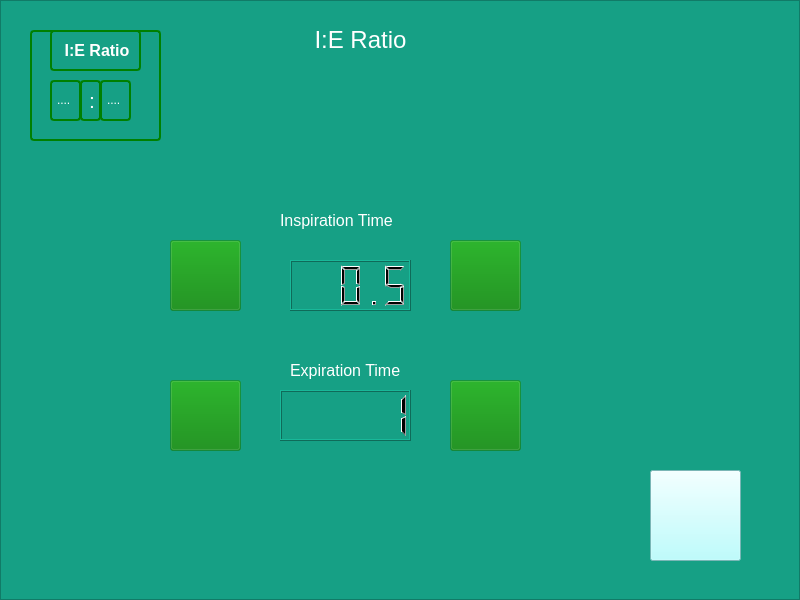
<?xml version="1.0" encoding="UTF-8"?>
<ui version="4.0">
 <class>IERatioConfig</class>
 <widget class="QWidget" name="IERatioConfig">
  <property name="geometry">
   <rect>
    <x>0</x>
    <y>0</y>
    <width>800</width>
    <height>600</height>
   </rect>
  </property>
  <property name="windowTitle">
   <string>Form</string>
  </property>
  <property name="styleSheet">
   <string notr="true">  background: rgba(0, 128, 0, 0.3) /* Green background with 30% opacity */
</string>
  </property>
  <widget class="QFrame" name="IE">
   <property name="geometry">
    <rect>
     <x>0</x>
     <y>0</y>
     <width>800</width>
     <height>600</height>
    </rect>
   </property>
   <property name="styleSheet">
    <string notr="true">QFrame {
 background-color:#16a085;
    width: 20px;}
</string>
   </property>
   <property name="frameShape">
    <enum>QFrame::StyledPanel</enum>
   </property>
   <property name="frameShadow">
    <enum>QFrame::Raised</enum>
   </property>
   <widget class="QPushButton" name="pushButton">
    <property name="geometry">
     <rect>
      <x>650</x>
      <y>470</y>
      <width>91</width>
      <height>91</height>
     </rect>
    </property>
    <property name="styleSheet">
     <string notr="true">image: url(:/newPrefix/New folder/back_light.png);
background-color: rgb(170, 255, 255);</string>
    </property>
    <property name="text">
     <string/>
    </property>
   </widget>
   <widget class="QLabel" name="label_3">
    <property name="geometry">
     <rect>
      <x>310</x>
      <y>20</y>
      <width>101</width>
      <height>41</height>
     </rect>
    </property>
    <property name="text">
     <string>&lt;html&gt;&lt;head/&gt;&lt;body&gt;&lt;p align=&quot;center&quot;&gt;&lt;span style=&quot; font-size:18pt; color:#ffffff;&quot;&gt;I:E Ratio&lt;/span&gt;&lt;/p&gt;&lt;/body&gt;&lt;/html&gt;</string>
    </property>
   </widget>
   <widget class="QLabel" name="label_2">
    <property name="geometry">
     <rect>
      <x>280</x>
      <y>210</y>
      <width>121</width>
      <height>21</height>
     </rect>
    </property>
    <property name="text">
     <string>&lt;html&gt;&lt;head/&gt;&lt;body&gt;&lt;p&gt;&lt;span style=&quot; font-size:12pt; color:#ffffff;&quot;&gt;Inspiration Time&lt;/span&gt;&lt;/p&gt;&lt;/body&gt;&lt;/html&gt;</string>
    </property>
   </widget>
   <widget class="QLabel" name="label_4">
    <property name="geometry">
     <rect>
      <x>290</x>
      <y>360</y>
      <width>121</width>
      <height>21</height>
     </rect>
    </property>
    <property name="text">
     <string>&lt;html&gt;&lt;head/&gt;&lt;body&gt;&lt;p&gt;&lt;span style=&quot; font-size:12pt; color:#ffffff;&quot;&gt;Expiration Time&lt;/span&gt;&lt;/p&gt;&lt;/body&gt;&lt;/html&gt;</string>
    </property>
   </widget>
   <widget class="QFrame" name="frame">
    <property name="geometry">
     <rect>
      <x>30</x>
      <y>30</y>
      <width>131</width>
      <height>111</height>
     </rect>
    </property>
    <property name="styleSheet">
     <string notr="true">QFrame, QLabel, QToolTip {
      border: 2px solid green;
      border-radius: 4px;
      padding: 2px;
      background-image: url(images/welcome.png);
  }
</string>
    </property>
    <property name="frameShape">
     <enum>QFrame::StyledPanel</enum>
    </property>
    <property name="frameShadow">
     <enum>QFrame::Raised</enum>
    </property>
    <widget class="QLabel" name="label_5">
     <property name="geometry">
      <rect>
       <x>20</x>
       <y>50</y>
       <width>31</width>
       <height>41</height>
      </rect>
     </property>
     <property name="text">
      <string>&lt;html&gt;&lt;head/&gt;&lt;body&gt;&lt;p&gt;&lt;span style=&quot; color:#ffffff;&quot;&gt;....&lt;/span&gt;&lt;/p&gt;&lt;/body&gt;&lt;/html&gt;</string>
     </property>
    </widget>
    <widget class="QLabel" name="label">
     <property name="geometry">
      <rect>
       <x>20</x>
       <y>0</y>
       <width>91</width>
       <height>41</height>
      </rect>
     </property>
     <property name="text">
      <string>&lt;html&gt;&lt;head/&gt;&lt;body&gt;&lt;p align=&quot;center&quot;&gt;&lt;span style=&quot; font-size:12pt; font-weight:600; color:#ffffff;&quot;&gt;I:E Ratio&lt;/span&gt;&lt;/p&gt;&lt;/body&gt;&lt;/html&gt;</string>
     </property>
    </widget>
    <widget class="QLabel" name="label_6">
     <property name="geometry">
      <rect>
       <x>70</x>
       <y>50</y>
       <width>31</width>
       <height>41</height>
      </rect>
     </property>
     <property name="text">
      <string>&lt;html&gt;&lt;head/&gt;&lt;body&gt;&lt;p&gt;&lt;span style=&quot; color:#ffffff;&quot;&gt;....&lt;/span&gt;&lt;/p&gt;&lt;/body&gt;&lt;/html&gt;</string>
     </property>
    </widget>
    <widget class="QLabel" name="label_7">
     <property name="geometry">
      <rect>
       <x>50</x>
       <y>50</y>
       <width>21</width>
       <height>41</height>
      </rect>
     </property>
     <property name="text">
      <string>&lt;html&gt;&lt;head/&gt;&lt;body&gt;&lt;p align=&quot;center&quot;&gt;&lt;span style=&quot; font-size:16pt; color:#ffffff;&quot;&gt;:&lt;/span&gt;&lt;/p&gt;&lt;/body&gt;&lt;/html&gt;</string>
     </property>
    </widget>
   </widget>
   <widget class="QPushButton" name="pushButton_4">
    <property name="geometry">
     <rect>
      <x>450</x>
      <y>240</y>
      <width>71</width>
      <height>71</height>
     </rect>
    </property>
    <property name="styleSheet">
     <string notr="true">image: url(:/newPrefix/New folder/btn-add-normal.png);</string>
    </property>
    <property name="text">
     <string/>
    </property>
   </widget>
   <widget class="QPushButton" name="pushButton_5">
    <property name="geometry">
     <rect>
      <x>170</x>
      <y>240</y>
      <width>71</width>
      <height>71</height>
     </rect>
    </property>
    <property name="styleSheet">
     <string notr="true">image: url(:/newPrefix/New folder/btn-remove-normal.png);</string>
    </property>
    <property name="text">
     <string/>
    </property>
   </widget>
   <widget class="QPushButton" name="pushButton_12">
    <property name="geometry">
     <rect>
      <x>170</x>
      <y>380</y>
      <width>71</width>
      <height>71</height>
     </rect>
    </property>
    <property name="styleSheet">
     <string notr="true">image: url(:/newPrefix/New folder/btn-remove-normal.png);</string>
    </property>
    <property name="text">
     <string/>
    </property>
   </widget>
   <widget class="QPushButton" name="pushButton_13">
    <property name="geometry">
     <rect>
      <x>450</x>
      <y>380</y>
      <width>71</width>
      <height>71</height>
     </rect>
    </property>
    <property name="styleSheet">
     <string notr="true">image: url(:/newPrefix/New folder/btn-add-normal.png);</string>
    </property>
    <property name="text">
     <string/>
    </property>
   </widget>
   <widget class="QLCDNumber" name="lcdNumber">
    <property name="geometry">
     <rect>
      <x>290</x>
      <y>260</y>
      <width>121</width>
      <height>51</height>
     </rect>
    </property>
    <property name="frameShadow">
     <enum>QFrame::Raised</enum>
    </property>
    <property name="value" stdset="0">
     <double>0.500000000000000</double>
    </property>
   </widget>
   <widget class="QLCDNumber" name="lcdNumber_2">
    <property name="geometry">
     <rect>
      <x>280</x>
      <y>390</y>
      <width>131</width>
      <height>51</height>
     </rect>
    </property>
    <property name="intValue" stdset="0">
     <number>1</number>
    </property>
   </widget>
  </widget>
 </widget>
 <resources>
  <include location="ui.qrc"/>
 </resources>
 <connections/>
</ui>
